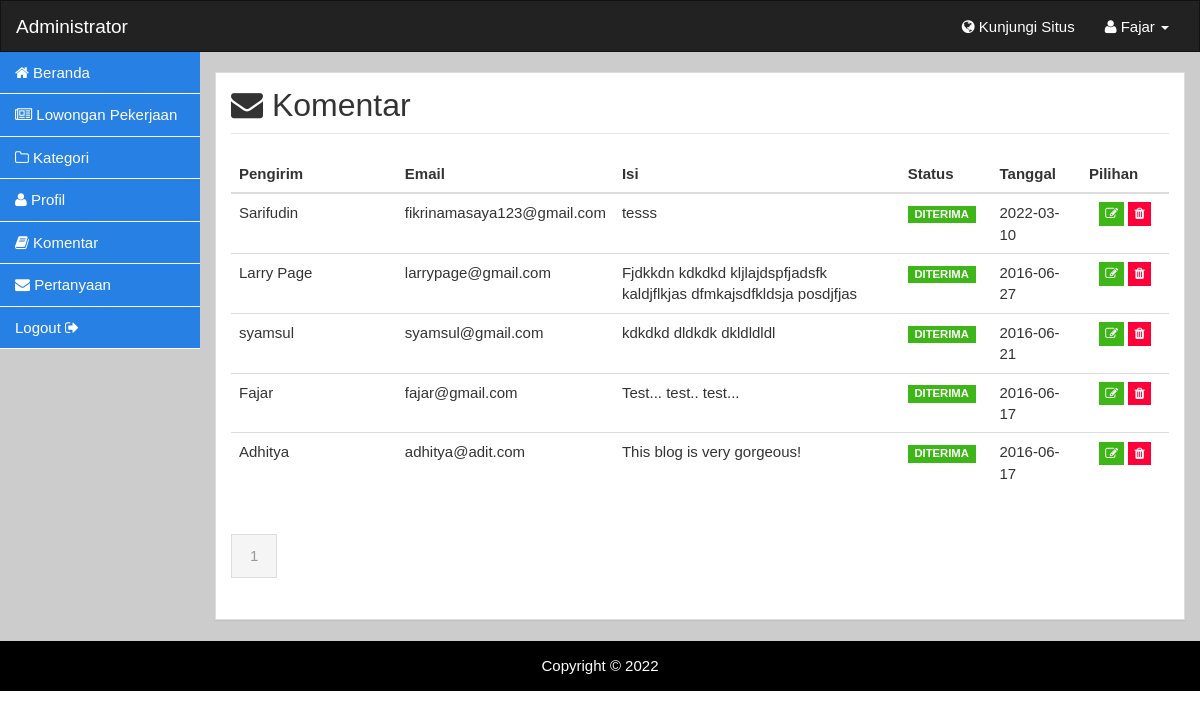
Screenshot of /webadmin/buku-tamu.php (signed in) with the database file from the repository.
### tables this page shows
CREATE TABLE `buku_tamu` (
  `komentar_id` int(11) NOT NULL,
  `komentar_pengirim` varchar(100) NOT NULL,
  `komentar_email` varchar(100) NOT NULL,
  `komentar_isi` text NOT NULL,
  `komentar_status` enum('ya','tidak') NOT NULL DEFAULT 'tidak',
  `komentar_tgl` datetime NOT NULL
);

### webadmin/buku-tamu.php (the view, shortened to what this page needs)
<?php include 'header.php'; ?>
<?php
$limit = 5;
if(isset($_GET['p']))
{
    $noPage = $_GET['p'];
}
else $noPage = 1;
$offset = ($noPage - 1) * $limit;
$sql = "SELECT
buku_tamu.komentar_id,
buku_tamu.komentar_pengirim,
buku_tamu.komentar_email,
buku_tamu.komentar_isi,
buku_tamu.komentar_status,
buku_tamu.komentar_tgl
FROM
buku_tamu
ORDER BY komentar_tgl DESC
LIMIT ".$offset.",". $limit;
$qry = $mysqli->query($sql) or die ("Error retrieving data: ".$mysqli->error);
$sql_rec = "SELECT buku_tamu.komentar_id FROM buku_tamu";
$total_rec = $mysqli->query($sql_rec) or die ("Error retrieving number:".$mysqli->error);
$total_rec_num = $total_rec->num_rows;
$total_page = ceil($total_rec_num/$limit);
?>
<div class="container-fluid body">
	<div class="row">
		<div class="col-lg-2 sidebar">
			<?php include 'sidebar.php'; ?>
		</div>
		<div class="col-lg-10 main-content">
			<div class="panel panel-default">
				<div class="panel-body">
					<div class="row">
						<div class="col-md-12">
							<h2 class="page-header"><i class="fa fa-envelope"></i> Komentar</h2>
						</div>
					</div>
					<div class="row">
						<div class="col-md-12">
							<table class="table table-hover">
								<thead>
									<tr>
										<th width="20%">Pengirim</th>
										<th width="15%">Email</th>
										<th width="35%">Isi</th>
										<th width="10%">Status</th>
										<th width="10%">Tanggal</th>
										<th width="10%">Pilihan</th>
									</tr>
								</thead>
								<tbody>
								<?php if ($total_rec_num == 0) { ?>
									<tr>
										<td colspan="5" align="center">Belum ada data</td>
									</tr>
								<?php } else { ?>
									<?php while ($pesan = $qry->fetch_assoc()) { ?>
									<tr>
										<td><?php echo $pesan['komentar_pengirim']; ?></td>
										<td><?php echo $pesan['komentar_email']; ?></td>
										<td><?php echo $pesan['komentar_isi']; ?></td>
										<td>
											<?php if ($pesan['komentar_status']=='tidak') { ?>
											<label class="label label-danger">PERLU MODERASI</label>
											<?php } else { ?>
											<label class="label label-success">DITERIMA</label>
											<?php } ?>
										</td>
										<td><?php echo substr($pesan['komentar_tgl'],0,10); ?></td>
										<td align="center">
											<a data-toggle="tooltip" data-placement="bottom" title="Ubah Status" href="ubah-komentar.php?id=<?php echo $pesan['komentar_id']?>" class="btn btn-xs btn-success">
												<i class="fa fa-edit"></i>
											</a>
											<a onclick="return confirm('Anda Yakin Ingin Menghapus Data Ini?');" data-toggle="tooltip" data-placement="bottom" title="Hapus" href="hapus-komentar.php?id=<?php echo $pesan['komentar_id']?>" class="btn btn-danger btn-xs">
												<i class="fa fa-trash"></i>
											</a>
										</td>
									</tr>
									<?php } ?>
								<?php } ?>
								</tbody>
							</table>
						</div>
						<div class="col-md-12">
							<ul class="pagination">
							<?php for ($page=1; $page <= $total_page ; $page++) { ?>
								<?php if ((($page >= $noPage - 3) && ($page <= $noPage + 3)) || ($page == 1) || ($page == $total_page)) { ?>
									<?php
            							if ($page == $noPage) echo "<li class='active'><a href='#'>".$page."</a></li> ";
            							else echo " <li><a href='".$_SERVER['PHP_SELF']."?p=".$page."'>".$page."</a></li> ";
									?>
								<?php } ?>
							<?php } ?>
							</ul>
						</div>
					</div>
				</div>
			</div>
		</div>
	</div>
</div>
<?php include 'footer.php'; ?>

### rows the page displays
buku_tamu: komentar_pengirim "Sarifudin", komentar_email "fikrinamasaya123@gmail.com", komentar_isi "tesss", komentar_status "DITERIMA", komentar_tgl "2022-03-10"
buku_tamu: komentar_pengirim "Larry Page", komentar_email "larrypage@gmail.com", komentar_isi "Fjdkkdn kdkdkd kljlajdspfjadsfk kaldjflkjas dfmkajsdfkldsja posdjfjas", komentar_status "DITERIMA", komentar_tgl "2016-06-27"
buku_tamu: komentar_pengirim "syamsul", komentar_email "syamsul@gmail.com", komentar_isi "kdkdkd dldkdk dkldldldl", komentar_status "DITERIMA", komentar_tgl "2016-06-21"
buku_tamu: komentar_pengirim "Fajar", komentar_email "fajar@gmail.com", komentar_isi "Test... test.. test...", komentar_status "DITERIMA", komentar_tgl "2016-06-17"
buku_tamu: komentar_pengirim "Adhitya", komentar_email "adhitya@adit.com", komentar_isi "This blog is very gorgeous!", komentar_status "DITERIMA", komentar_tgl "2016-06-17"

### other values shown
$_SESSION['nm_admin'] "Fajar"
